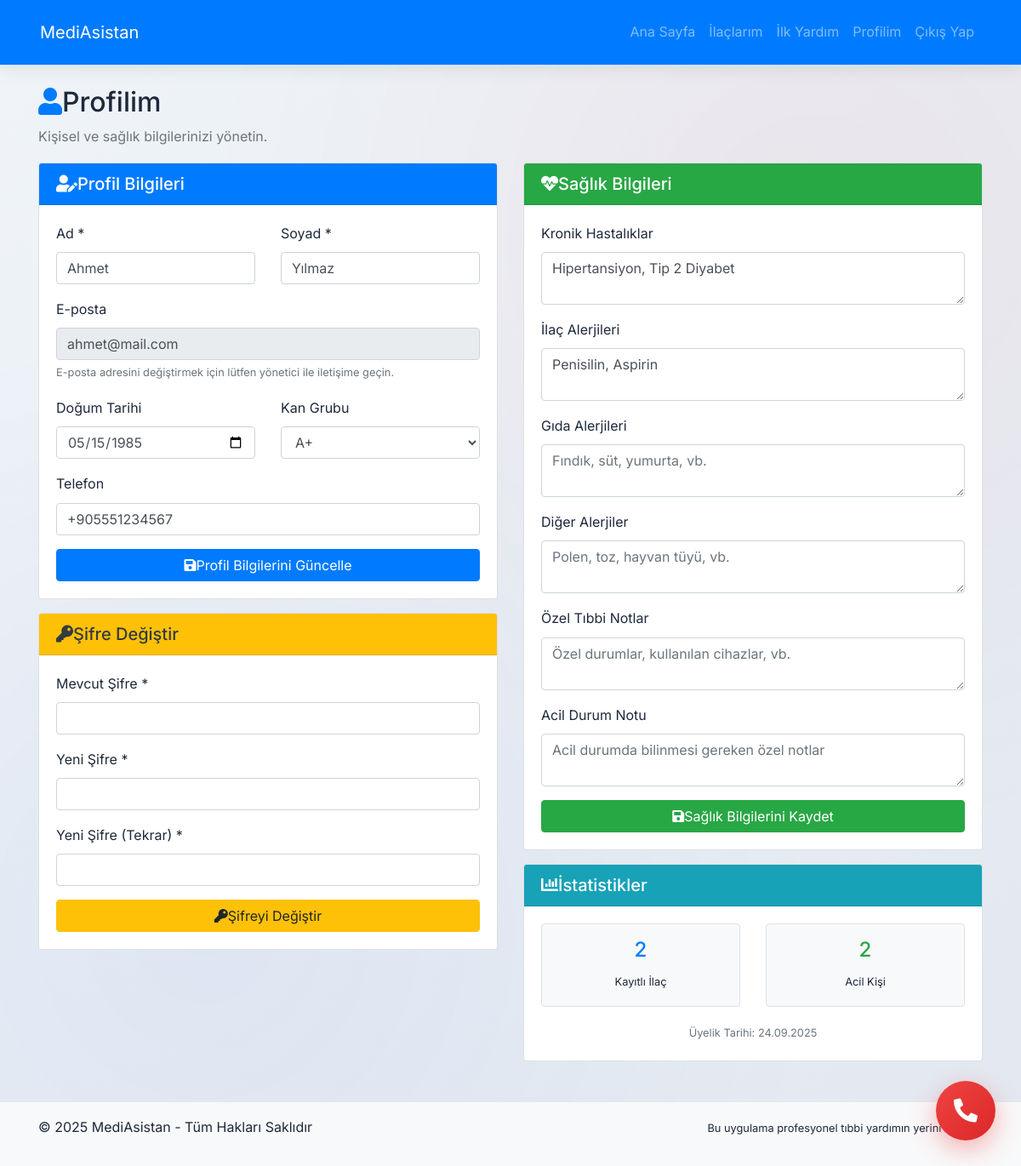
Page /profile.php (signed in) on the committed database.
### tables this page shows
CREATE TABLE `kullanicilar` (
  `kullanici_id` int(11) NOT NULL AUTO_INCREMENT,
  `eposta` varchar(255) NOT NULL,
  `sifre_hash` varchar(255) NOT NULL,
  `ad` varchar(50) NOT NULL,
  `soyad` varchar(50) NOT NULL,
  `dogum_tarihi` date DEFAULT NULL,
  `kan_grubu` enum('A+','A-','B+','B-','AB+','AB-','0+','0-') DEFAULT NULL,
  `telefon` varchar(20) DEFAULT NULL,
  `profil_foto` varchar(255) DEFAULT NULL,
  `olusturulma_tarihi` datetime DEFAULT current_timestamp(),
  `guncelleme_tarihi` datetime DEFAULT current_timestamp() ON UPDATE current_timestamp(),
  `durum` enum('aktif','pasif') DEFAULT 'aktif',
  PRIMARY KEY (`kullanici_id`),
  UNIQUE KEY `eposta` (`eposta`)
);

CREATE TABLE `kullanici_saglik_bilgileri` (
  `saglik_id` int(11) NOT NULL AUTO_INCREMENT,
  `kullanici_id` int(11) NOT NULL,
  `kronik_hastaliklar` text DEFAULT NULL,
  `ilac_alergileri` text DEFAULT NULL,
  `gida_alergileri` text DEFAULT NULL,
  `diger_alergiler` text DEFAULT NULL,
  `ozel_medical_notlar` text DEFAULT NULL,
  `acil_durum_notu` text DEFAULT NULL,
  `olusturulma_tarihi` datetime DEFAULT current_timestamp(),
  `guncelleme_tarihi` datetime DEFAULT current_timestamp() ON UPDATE current_timestamp(),
  PRIMARY KEY (`saglik_id`),
  UNIQUE KEY `kullanici_id` (`kullanici_id`),
  CONSTRAINT `kullanici_saglik_bilgileri_ibfk_1` FOREIGN KEY (`kullanici_id`) REFERENCES `kullanicilar` (`kullanici_id`) ON DELETE CASCADE
);

### includes/functions.php (called while the page is built, shortened)
<?php
function format_date($date, $format = 'd.m.Y') {
    return date($format, strtotime($date));
}
function execute_query($conn, $sql, $params = [], $types = "") {
    $stmt = $conn->prepare($sql);
    if (!empty($params)) {
        $stmt->bind_param($types, ...$params);
    }
    if (!$stmt->execute()) {
        error_log("SQL Execute Hatası: " . $stmt->error);
        return false;
    }
    return $stmt;
}
function get_user_data($conn, $user_id) {
    $sql = "SELECT * FROM kullanicilar WHERE kullanici_id = ?";
    $stmt = execute_query($conn, $sql, [$user_id], "i");
    if ($stmt) {
        $result = $stmt->get_result();
        $user = $result->fetch_assoc();
        return $user;
    }
    return null;
}
?>

### profile.php (the view, shortened to what this page needs)
<?php
require_once 'config/config.php';
require_once 'includes/functions.php';
$kullanici = get_user_data($conn, $_SESSION['user_id']);
$saglik_bilgileri = null;
$saglik_sql = "SELECT * FROM kullanici_saglik_bilgileri WHERE kullanici_id = ?";
$stmt = execute_query($conn, $saglik_sql, [$_SESSION['user_id']], "i");
if ($stmt) {
    $saglik_bilgileri = $stmt->get_result()->fetch_assoc();
}
include_once 'includes/header.php';
?>
<div class="container mt-4">
    <div class="row">
        <div class="col-md-12">
            <h2><i class="fas fa-user text-primary me-2"></i>Profilim</h2>
            <p class="text-muted">Kişisel ve sağlık bilgilerinizi yönetin.</p>
        </div>
    </div>
    <?php if (!$kullanici): ?>
        <div class="alert alert-danger">
            Kullanıcı bilgileri yüklenemedi. Lütfen tekrar giriş yapın.
        </div>
    <?php else: ?>
    <div class="row">
        <div class="col-md-6">
            <div class="card">
                <div class="card-header bg-primary text-white">
                    <h5 class="mb-0"><i class="fas fa-user-edit me-2"></i>Profil Bilgileri</h5>
                </div>
                <div class="card-body">
                    <form method="POST" action="">
                        <div class="row">
                            <div class="col-md-6">
                                <div class="mb-3">
                                    <label class="form-label">Ad *</label>
                                    <input type="text" class="form-control" name="ad"
                                           value="<?php echo htmlspecialchars($kullanici['ad']); ?>" required>
                                </div>
                            </div>
                            <div class="col-md-6">
                                <div class="mb-3">
                                    <label class="form-label">Soyad *</label>
                                    <input type="text" class="form-control" name="soyad"
                                           value="<?php echo htmlspecialchars($kullanici['soyad']); ?>" required>
                                </div>
                            </div>
                        </div>
                        <div class="mb-3">
                            <label class="form-label">E-posta</label>
                            <input type="email" class="form-control" value="<?php echo htmlspecialchars($kullanici['eposta']); ?>" disabled>
                            <small class="text-muted">E-posta adresini değiştirmek için lütfen yönetici ile iletişime geçin.</small>
                        </div>
                        <div class="row">
                            <div class="col-md-6">
                                <div class="mb-3">
                                    <label class="form-label">Doğum Tarihi</label>
                                    <input type="date" class="form-control" name="dogum_tarihi"
                                           value="<?php echo $kullanici['dogum_tarihi']; ?>">
                                </div>
                            </div>
                            <div class="col-md-6">
                                <div class="mb-3">
                                    <label class="form-label">Kan Grubu</label>
                                    <select class="form-control" name="kan_grubu">
                                        <?php
                                        $kan_gruplari = ['A+', 'A-', 'B+', 'B-', 'AB+', 'AB-', '0+', '0-'];
                                        foreach ($kan_gruplari as $grup) {
                                            $selected = ($kullanici['kan_grubu'] == $grup) ? 'selected' : '';
                                            echo "<option value='$grup' $selected>$grup</option>";
                                        }
                                        ?>
                                    </select>
                                </div>
                            </div>
                        </div>
                        <div class="mb-3">
                            <label class="form-label">Telefon</label>
                            <input type="tel" class="form-control" name="telefon"
                                   value="<?php echo htmlspecialchars($kullanici['telefon']); ?>">
                        </div>
                        <button type="submit" name="profil_guncelle" class="btn btn-primary w-100">
                            <i class="fas fa-save me-2"></i>Profil Bilgilerini Güncelle
                        </button>
                    </form>
                </div>
            </div>
            <div class="card mt-3">
                <div class="card-header bg-warning text-dark">
                    <h5 class="mb-0"><i class="fas fa-key me-2"></i>Şifre Değiştir</h5>
                </div>
                <div class="card-body">
                    <form method="POST" action="">
                        <div class="mb-3">
                            <label class="form-label">Mevcut Şifre *</label>
                            <input type="password" class="form-control" name="mevcut_sifre" required>
                        </div>
                        <div class="mb-3">
                            <label class="form-label">Yeni Şifre *</label>
                            <input type="password" class="form-control" name="yeni_sifre" required>
                        </div>
                        <div class="mb-3">
                            <label class="form-label">Yeni Şifre (Tekrar) *</label>
                            <input type="password" class="form-control" name="sifre_tekrar" required>
                        </div>
                        <button type="submit" name="sifre_degistir" class="btn btn-warning w-100">
                            <i class="fas fa-key me-2"></i>Şifreyi Değiştir
                        </button>
                    </form>
                </div>
            </div>
        </div>
        <div class="col-md-6">
            <div class="card">
                <div class="card-header bg-success text-white">
                    <h5 class="mb-0"><i class="fas fa-heartbeat me-2"></i>Sağlık Bilgileri</h5>
                </div>
                <div class="card-body">
                    <form method="POST" action="">
                        <div class="mb-3">
                            <label class="form-label">Kronik Hastalıklar</label>
                            <textarea class="form-control" name="kronik_hastaliklar" rows="2"
                                      placeholder="Diyabet, hipertansiyon, astım, vb."><?php echo $saglik_bilgileri ? htmlspecialchars($saglik_bilgileri['kronik_hastaliklar']) : ''; ?></textarea>
                        </div>
                        <div class="mb-3">
                            <label class="form-label">İlaç Alerjileri</label>
                            <textarea class="form-control" name="ilac_alergileri" rows="2"
                                      placeholder="Penisilin, aspirin, vb."><?php echo $saglik_bilgileri ? htmlspecialchars($saglik_bilgileri['ilac_alergileri']) : ''; ?></textarea>
                        </div>
                        <div class="mb-3">
                            <label class="form-label">Gıda Alerjileri</label>
                            <textarea class="form-control" name="gida_alergileri" rows="2"
                                      placeholder="Fındık, süt, yumurta, vb."><?php echo $saglik_bilgileri ? htmlspecialchars($saglik_bilgileri['gida_alergileri']) : ''; ?></textarea>
                        </div>
                        <div class="mb-3">
                            <label class="form-label">Diğer Alerjiler</label>
                            <textarea class="form-control" name="diger_alergiler" rows="2"
                                      placeholder="Polen, toz, hayvan tüyü, vb."><?php echo $saglik_bilgileri ? htmlspecialchars($saglik_bilgileri['diger_alergiler']) : ''; ?></textarea>
                        </div>
                        <div class="mb-3">
                            <label class="form-label">Özel Tıbbi Notlar</label>
                            <textarea class="form-control" name="ozel_medical_notlar" rows="2"
                                      placeholder="Özel durumlar, kullanılan cihazlar, vb."><?php echo $saglik_bilgileri ? htmlspecialchars($saglik_bilgileri['ozel_medical_notlar']) : ''; ?></textarea>
                        </div>
                        <div class="mb-3">
                            <label class="form-label">Acil Durum Notu</label>
                            <textarea class="form-control" name="acil_durum_notu" rows="2"
                                      placeholder="Acil durumda bilinmesi gereken özel notlar"><?php echo $saglik_bilgileri ? htmlspecialchars($saglik_bilgileri['acil_durum_notu']) : ''; ?></textarea>
                        </div>
                        <button type="submit" name="saglik_guncelle" class="btn btn-success w-100">
                            <i class="fas fa-save me-2"></i>Sağlık Bilgilerini Kaydet
                        </button>
                    </form>
                </div>
            </div>
            <div class="card mt-3">
                <div class="card-header bg-info text-white">
                    <h5 class="mb-0"><i class="fas fa-chart-bar me-2"></i>İstatistikler</h5>
                </div>
                <div class="card-body">
                    <?php
                    $ilac_sayisi = 0;
                    $ilac_sql = "SELECT COUNT(*) as sayi FROM ilaclar WHERE kullanici_id = ?";
                    $stmt = execute_query($conn, $ilac_sql, [$_SESSION['user_id']], "i");
                    if ($stmt) {
                        $ilac_sayisi = $stmt->get_result()->fetch_assoc()['sayi'];
                    }
                    $kisi_sayisi = 0;
                    $kisi_sql = "SELECT COUNT(*) as sayi FROM acil_durum_kisileri WHERE kullanici_id = ? AND aktif_mi = 1";
                    $stmt = execute_query($conn, $kisi_sql, [$_SESSION['user_id']], "i");
                    if ($stmt) {
                        $kisi_sayisi = $stmt->get_result()->fetch_assoc()['sayi'];
                    }
                    ?>
                    <div class="row text-center">
                        <div class="col-6">
                            <div class="border rounded p-3 bg-light">
                                <h4 class="text-primary"><?php echo $ilac_sayisi; ?></h4>
                                <small>Kayıtlı İlaç</small>
                            </div>
                        </div>
                        <div class="col-6">
                            <div class="border rounded p-3 bg-light">
                                <h4 class="text-success"><?php echo $kisi_sayisi; ?></h4>
                                <small>Acil Kişi</small>
                            </div>
                        </div>
                    </div>
                    <div class="mt-3 text-center">
                        <small class="text-muted">Üyelik Tarihi: <?php echo format_date($kullanici['olusturulma_tarihi']); ?></small>
                    </div>
                </div>
            </div>
        </div>
    </div>
    <?php endif; ?>
</div>
<?php include_once 'includes/footer.php'; ?>

### assets/css/style.css (style rules this page uses)
:root { --primary: #2563eb; --primary-dark: #1d4ed8; --primary-light: #3b82f6; --secondary: #ef4444; --secondary-dark: #dc2626; --accent: #06b6d4; --success: #10b981; --warning: #f59e0b; --danger: #ef4444; --light: #f8fafc; --dark: #1e293b; --gray: #64748b; --gray-light: #e2e8f0; --border-radius: 12px; --box-shadow: 0 10px 25px rgba(0, 0, 0, 0.05); --box-shadow-hover: 0 20px 40px rgba(0, 0, 0, 0.1); --transition: all 0.3s cubic-bezier(0.4, 0, 0.2, 1); --gradient-primary: linear-gradient(135deg, var(--primary) 0%, var(--primary-light) 100%); --gradient-danger: linear-gradient(135deg, var(--secondary) 0%, var(--secondary-dark) 100%); }
* { margin: 0; padding: 0; box-sizing: border-box; }
html { scroll-behavior: smooth; }
body { font-family: 'Inter', 'Segoe UI', system-ui, -apple-system, sans-serif; background: linear-gradient(135deg, #f0f4f8 0%, #e2e8f0 100%); color: var(--dark); line-height: 1.7; min-height: 100vh; position: relative; overflow-x: hidden; }
body::before { content: ''; position: fixed; top: 0; left: 0; width: 100%; height: 100%; background: radial-gradient(circle at 20% 80%, rgba(37, 99, 235, 0.05) 0%, transparent 50%), radial-gradient(circle at 80% 20%, rgba(239, 68, 68, 0.05) 0%, transparent 50%); z-index: -1; }
.text-center { text-align: center; }

### rows in the picture
kullanicilar: ad "Ahmet", soyad "Yılmaz", eposta "ahmet@mail.com", dogum_tarihi "05/15/1985", telefon "+905551234567", olusturulma_tarihi "24.09.2025"
kullanici_saglik_bilgileri: kronik_hastaliklar "Hipertansiyon, Tip 2 Diyabet", ilac_alergileri "Penisilin, Aspirin"

### other values in the picture
$ilac_sayisi "2"
$kisi_sayisi "2"
form field kan_grubu "A+"
